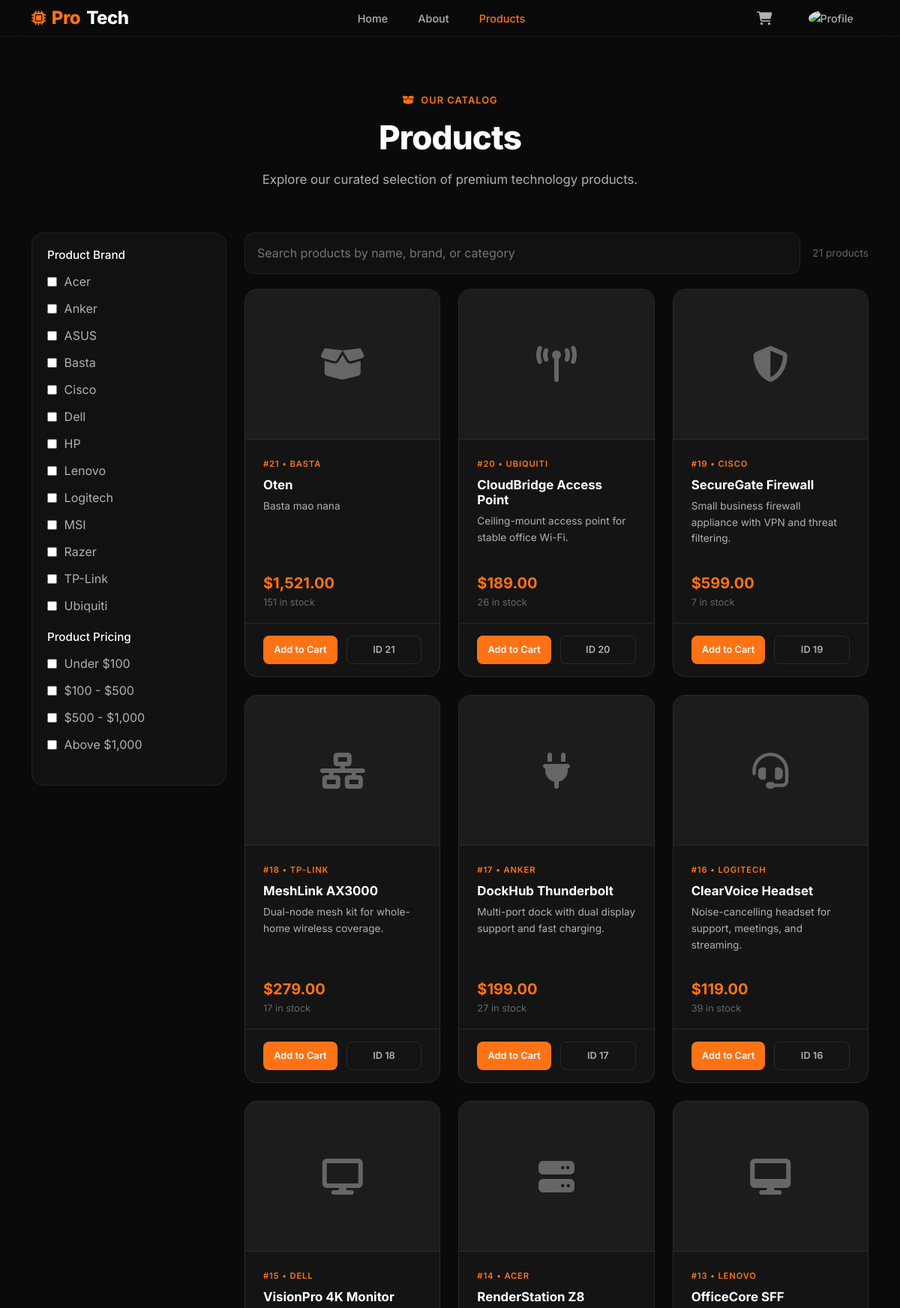
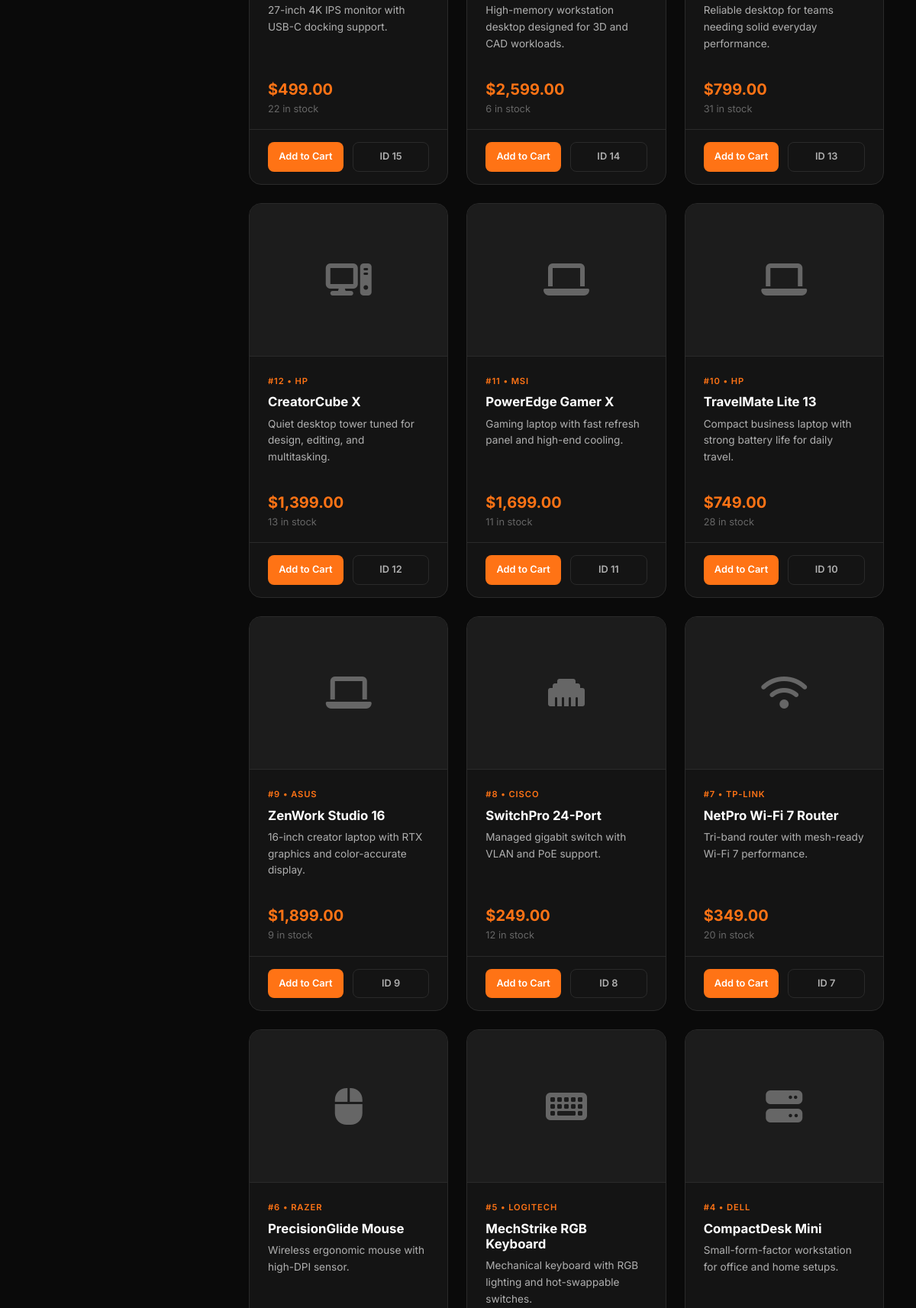
The app's page /product.php (signed in, upper part) with its own data (2 pictures, top to bottom).
### tables this page shows
CREATE TABLE `products` (
  `id` int(10) UNSIGNED NOT NULL,
  `seller_id` int(10) UNSIGNED DEFAULT NULL,
  `name` varchar(150) NOT NULL,
  `brand` varchar(100) NOT NULL,
  `category` varchar(100) NOT NULL,
  `description` text DEFAULT NULL,
  `price` decimal(10,2) NOT NULL DEFAULT 0.00,
  `stock` int(11) NOT NULL DEFAULT 0,
  `icon_class` varchar(100) NOT NULL DEFAULT 'fa-solid fa-box-open',
  `is_active` tinyint(1) NOT NULL DEFAULT 1,
  `created_at` datetime NOT NULL DEFAULT current_timestamp(),
  `updated_at` datetime NOT NULL DEFAULT current_timestamp() ON UPDATE current_timestamp()
);

### app.php (called while the page is built, shortened)
<?php
function app_sanitize(string $value): string
{
    return htmlspecialchars($value, ENT_QUOTES, 'UTF-8');
}

### product.php (the view, shortened to what this page needs)
<?php
require_once __DIR__ . '/app.php';
$conn = app_db();
$products = [];
$brands = [];
$result = $conn->query("
    SELECT id, name, brand, category, description, price, stock, icon_class
    FROM products
    WHERE is_active = 1
    ORDER BY created_at DESC, id DESC
");
while ($row = $result->fetch_assoc()) {
    $products[] = $row;
    $brands[$row['brand']] = true;
}
$brandList = array_keys($brands);
sort($brandList, SORT_NATURAL | SORT_FLAG_CASE);
$priceRanges = [
    ['label' => 'Under $100', 'min' => 0, 'max' => 99.99, 'key' => 'under-100'],
    ['label' => '$100 - $500', 'min' => 100, 'max' => 500, 'key' => '100-500'],
    ['label' => '$500 - $1,000', 'min' => 500, 'max' => 1000, 'key' => '500-1000'],
    ['label' => 'Above $1,000', 'min' => 1000.01, 'max' => 1000000, 'key' => 'above-1000'],
];
?>
<!DOCTYPE html>
<html lang="en">
<head>
    <?php include __DIR__ . '/header.php'; ?>
</head>
<body>
<?php include __DIR__ . '/navbar.php'; ?>
<div class="product-listing-header">
    <div class="container">
        <div class="section-label"><i class="fa-solid fa-box-open"></i> Our Catalog</div>
        <h1 class="section-title">Products</h1>
        <p class="section-desc mx-auto">Explore our curated selection of premium technology products.</p>
    </div>
</div>
<section class="products-section pb-5">
    <div class="container">
        <div class="product-layout">
            <aside class="filter-sidebar">
                <div class="filter-group">
                    <h5>Product Brand</h5>
                    <?php foreach ($brandList as $brand): ?>
                        <label class="filter-check">
                            <input type="checkbox" class="brand-filter" value="<?= app_sanitize($brand) ?>">
                            <span><?= app_sanitize($brand) ?></span>
                        </label>
                    <?php endforeach; ?>
                </div>
                <div class="filter-group">
                    <h5>Product Pricing</h5>
                    <?php foreach ($priceRanges as $range): ?>
                        <label class="filter-check">
                            <input type="checkbox" class="price-filter" data-min="<?= $range['min'] ?>" data-max="<?= $range['max'] ?>" value="<?= app_sanitize($range['key']) ?>">
                            <span><?= app_sanitize($range['label']) ?></span>
                        </label>
                    <?php endforeach; ?>
                </div>
            </aside>
            <div>
                <div class="product-topbar">
                    <input type="text" class="search-input-wide" id="productSearch" placeholder="Search products by name, brand, or category">
                    <div class="result-count"><span id="productCount"><?= count($products) ?></span> products</div>
                </div>
                <div class="row g-4" id="productGrid">
                    <?php foreach ($products as $product): ?>
                        <div
                            class="col-md-6 col-xl-4 product-item"
                            data-product-id="<?= (int) $product['id'] ?>"
                            data-brand="<?= app_sanitize(strtolower($product['brand'])) ?>"
                            data-price="<?= (float) $product['price'] ?>"
                            data-search="<?= app_sanitize(strtolower($product['name'] . ' ' . $product['brand'] . ' ' . $product['category'])) ?>"
                        >
                            <div class="product-card h-100">
                                <div class="card-img-top"><i class="<?= app_sanitize($product['icon_class']) ?>"></i></div>
                                <div class="card-body">
                                    <div class="card-category">#<?= (int) $product['id'] ?> • <?= app_sanitize($product['brand']) ?></div>
                                    <h5 class="card-title"><?= app_sanitize($product['name']) ?></h5>
                                    <p class="card-text"><?= app_sanitize($product['description']) ?></p>
                                    <div class="card-price">$<?= number_format((float) $product['price'], 2) ?></div>
                                    <div class="stock-note"><?= (int) $product['stock'] ?> in stock</div>
                                </div>
                                <div class="card-footer-custom">
                                    <button class="btn-card btn-card-primary add-to-cart-btn" data-product-id="<?= (int) $product['id'] ?>">Add to Cart</button>
                                    <button class="btn-card btn-card-outline" type="button">ID <?= (int) $product['id'] ?></button>
                                </div>
                            </div>
                        </div>
                    <?php endforeach; ?>
                </div>
            </div>
        </div>
    </div>
</section>
</body>
</html>

### style.css (style rules this page uses)
:root { --primary: #ff7315; --primary-hover: #e66612; --primary-glow: rgba(255, 115, 21, 0.15); --primary-glow-strong: rgba(255, 115, 21, 0.3); --dark-bg: #0a0a0a; --surface: #141414; --surface-light: #1c1c1c; --surface-lighter: #242424; --border: #2a2a2a; --border-light: #333; --text-primary: #ffffff; --text-secondary: #b0b0b0; --text-muted: #666; --success: #10b981; --danger: #ef4444; --warning: #f59e0b; --radius-sm: 8px; --radius-md: 12px; --radius-lg: 16px; --radius-xl: 24px; --shadow-sm: 0 2px 8px rgba(0, 0, 0, 0.3); --shadow-md: 0 8px 24px rgba(0, 0, 0, 0.4); --shadow-lg: 0 16px 48px rgba(0, 0, 0, 0.5); --transition-fast: 0.15s ease; --transition-base: 0.3s ease; --transition-slow: 0.5s ease; }
*, *::before, *::after { box-sizing: border-box; }
html { scroll-behavior: smooth; }
body { margin: 0; padding: 0; font-family: 'Inter', -apple-system, BlinkMacSystemFont, 'Segoe UI', sans-serif; background-color: var(--dark-bg); color: var(--text-secondary); line-height: 1.6; overflow-x: hidden; -webkit-font-smoothing: antialiased; -moz-osx-font-smoothing: grayscale; }
.section-label { display: inline-flex; align-items: center; gap: 0.5rem; font-size: 0.8rem; font-weight: 600; color: var(--primary); text-transform: uppercase; letter-spacing: 0.08em; margin-bottom: 0.75rem; }
.section-title { font-size: clamp(1.75rem, 4vw, 2.75rem); font-weight: 800; color: var(--text-primary); letter-spacing: -0.02em; line-height: 1.2; margin-bottom: 1rem; }
.section-desc { font-size: 1.05rem; color: var(--text-secondary); max-width: 600px; line-height: 1.7; }
.products-section { background: var(--dark-bg); }
.product-card { background: var(--surface); border: 1px solid var(--border); border-radius: var(--radius-lg); overflow: hidden; transition: transform var(--transition-base), border-color var(--transition-base), box-shadow var(--transition-base); height: 100%; display: flex; flex-direction: column; }
.product-card .card-img-top { height: 200px; background: var(--surface-light); display: flex; align-items: center; justify-content: center; color: var(--text-muted); font-size: 3rem; border-bottom: 1px solid var(--border); }
.product-card .card-body { padding: 1.5rem; flex: 1; display: flex; flex-direction: column; }
.product-card .card-category { font-size: 0.7rem; font-weight: 600; color: var(--primary); text-transform: uppercase; letter-spacing: 0.08em; margin-bottom: 0.5rem; }
.product-card .card-title { color: var(--text-primary); font-weight: 700; font-size: 1.05rem; margin-bottom: 0.5rem; }
.product-card .card-text { color: var(--text-secondary); font-size: 0.85rem; line-height: 1.6; flex: 1; }
.product-card .card-price { font-size: 1.25rem; font-weight: 700; color: var(--primary); margin-top: 1rem; }
.product-card .card-footer-custom { padding: 1rem 1.5rem; border-top: 1px solid var(--border); display: flex; gap: 0.75rem; }
.product-card .btn-card { flex: 1; padding: 0.5rem; border-radius: var(--radius-sm); font-size: 0.8rem; font-weight: 600; text-align: center; transition: all var(--transition-fast); text-decoration: none; cursor: pointer; border: none; }
.product-card .btn-card-primary { background: var(--primary); color: #fff; }
.product-card .btn-card-outline { background: transparent; color: var(--text-secondary); border: 1px solid var(--border); }
.product-listing-header { padding-top: 120px; padding-bottom: 40px; text-align: center; }

### product.php (style rules this page uses)
.product-layout { display: grid; grid-template-columns: 260px 1fr; gap: 1.5rem; align-items: start; }
.filter-sidebar { background: #111; border: 1px solid #222; border-radius: 16px; padding: 1.25rem; position: sticky; top: 100px; }
.filter-sidebar h5 { color: var(--text-primary); font-size: 0.95rem; margin-bottom: 0.85rem; }
.filter-group { margin-bottom: 1.25rem; }
.filter-check { display: flex; align-items: center; gap: 0.6rem; margin-bottom: 0.65rem; color: var(--text-secondary); }
.filter-check input { accent-color: var(--primary); }
.product-topbar { display: flex; gap: 1rem; justify-content: space-between; align-items: center; margin-bottom: 1.25rem; flex-wrap: wrap; }
.search-input-wide { flex: 1; min-width: 220px; background: #111; border: 1px solid #222; border-radius: 12px; color: var(--text-primary); padding: 0.85rem 1rem; }
.result-count { color: var(--text-muted); font-size: 0.85rem; }
.stock-note { color: var(--text-muted); font-size: 0.8rem; }
.product-item .product-card { min-height: 100%; }
.product-card .card-body { padding-bottom: 1rem; }

### records on screen
products: id "21", brand "BASTA", name "Oten", description "Basta mao nana", price "1,521.00", stock "151"
products: id "20", brand "UBIQUITI", name "CloudBridge Access Point", description "Ceiling-mount access point for stable office Wi-Fi.", price "189.00", stock "26"
products: id "19", brand "CISCO", name "SecureGate Firewall", description "Small business firewall appliance with VPN and threat filtering.", price "599.00", stock "7"
products: id "18", brand "TP-LINK", name "MeshLink AX3000", description "Dual-node mesh kit for whole-home wireless coverage.", price "279.00", stock "17"
products: id "17", brand "ANKER", name "DockHub Thunderbolt", description "Multi-port dock with dual display support and fast charging.", price "199.00", stock "27"
products: id "16", brand "LOGITECH", name "ClearVoice Headset", description "Noise-cancelling headset for support, meetings, and streaming.", price "119.00", stock "39"
products: id "15", brand "DELL", name "VisionPro 4K Monitor", description "27-inch 4K IPS monitor with USB-C docking support.", price "499.00", stock "22"
products: id "14", brand "ACER", name "RenderStation Z8", description "High-memory workstation desktop designed for 3D and CAD workloads.", price "2,599.00", stock "6"
products: id "13", brand "LENOVO", name "OfficeCore SFF", description "Reliable desktop for teams needing solid everyday performance.", price "799.00", stock "31"
products: id "12", brand "HP", name "CreatorCube X", description "Quiet desktop tower tuned for design, editing, and multitasking.", price "1,399.00", stock "13"
products: id "11", brand "MSI", name "PowerEdge Gamer X", description "Gaming laptop with fast refresh panel and high-end cooling.", price "1,699.00", stock "11"
products: id "10", brand "HP", name "TravelMate Lite 13", description "Compact business laptop with strong battery life for daily travel.", price "749.00", stock "28"
products: id "9", brand "ASUS", name "ZenWork Studio 16", description "16-inch creator laptop with RTX graphics and color-accurate display.", price "1,899.00", stock "9"
products: id "8", brand "CISCO", name "SwitchPro 24-Port", description "Managed gigabit switch with VLAN and PoE support.", price "249.00", stock "12"
products: id "7", brand "TP-LINK", name "NetPro Wi-Fi 7 Router", description "Tri-band router with mesh-ready Wi-Fi 7 performance.", price "349.00", stock "20"
products: id "6", brand "RAZER", name "PrecisionGlide Mouse", description "Wireless ergonomic mouse with high-DPI sensor."
products: id "5", brand "LOGITECH", name "MechStrike RGB Keyboard", description "Mechanical keyboard with RGB lighting and hot-swappable switches."
products: id "4", brand "DELL", name "CompactDesk Mini", description "Small-form-factor workstation for office and home setups."

### other values on screen
app_sanitize($brand) "Acer"
app_sanitize($brand) "Anker"
app_sanitize($brand) "ASUS"
app_sanitize($brand) "Basta"
app_sanitize($brand) "Cisco"
app_sanitize($brand) "Dell"
app_sanitize($brand) "HP"
app_sanitize($brand) "Lenovo"
app_sanitize($brand) "Logitech"
app_sanitize($brand) "MSI"
app_sanitize($brand) "Razer"
app_sanitize($brand) "TP-Link"
app_sanitize($brand) "Ubiquiti"
app_sanitize($range['label']) "Under $100"
app_sanitize($range['label']) "$100 - $500"
